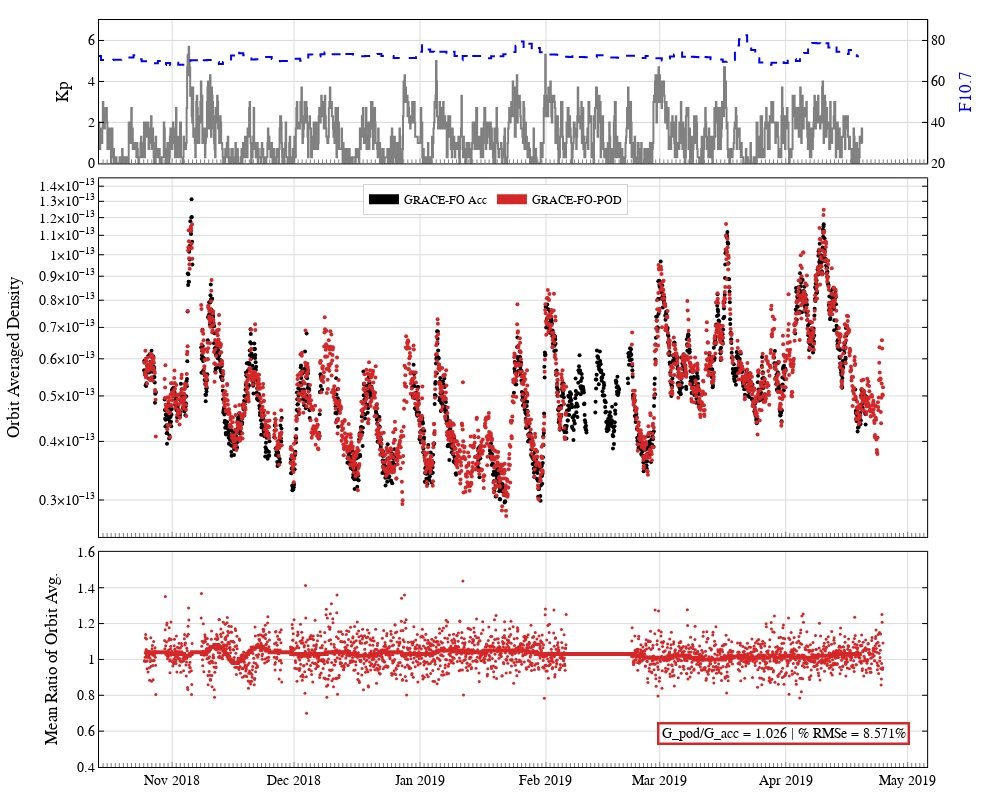

Notebook source saved alongside this figure:
### Code cell
gfopodcolor = "#d62728"
icepodcolor = "#1f77b4"
gfoacccolor = 'black'


# fig = make_subplots(rows=1, cols=1)
fig = make_subplots(rows=3, cols=1, row_heights=[0.2, 0.5, 0.3 ],#],
                    specs=[[{"secondary_y": True}],
                           [{"secondary_y": False}],
#                            [{"secondary_y": False}],
#                            [{"secondary_y": False}],
                           [{"secondary_y": False}]],
                           shared_xaxes=True,
                           vertical_spacing=0.02)

fig.add_trace(go.Scatter(x=solar_fluxes['date'],
                           y=solar_fluxes['f107d_earth'],
                           name= 'F107d_1AU',
                           mode='lines',
                           opacity=1,
                           line = dict(shape = 'hvh',dash='dash', color = 'blue', width=2),
                           showlegend=False),
                           secondary_y=True,row=1, col=1)

fig.add_trace(go.Scatter(x=solar_fluxes['date_3hr'],
                           y=solar_fluxes['kp_expand'],
                           name= 'Kp',
                           mode='lines',
                           opacity=1,
                           line = dict(shape = 'hvh', color = 'grey', width=2),
                           showlegend=False),
                           secondary_y=False,row=1, col=1) 



fig.add_trace(go.Scatter(x= perc_stat['gfo_acc_time'],
                            y=perc_stat['gfo_acc_denorbavg'],
                            name=f'GFO_acc_500km',
                            mode='markers',
                            opacity=1,
                            marker=dict( size=4, color=gfoacccolor),
                            showlegend=False),
                            row=2, col=1)

fig.add_trace(go.Scatter(x=perc_stat['gfo_pod_time'],
                            y=perc_stat['gfo_pod_denorbavg'],
                            name=f'D500_gfo_pod',
                            mode='markers',
                            opacity=1,
                            marker=dict( size=4, color=gfopodcolor),
                            showlegend=False),
                            row=2, col=1)

# fig.add_trace(go.Scatter(x=perc_stat['ice_pod_time'],
#                             y=perc_stat['ice_pod_denorbavg'],
#                             name=f'D500_ice_pod',
#                             mode='markers',
#                             opacity=1,
#                             marker=dict( size=4, color=icepodcolor),
#                             showlegend=False),
#                             row=2, col=1)



fig.add_trace(go.Scatter(x=perc_stat['time_midpoint_GFO'],
                            y=perc_stat['percdiff_GFO_log'],
#                             name=f'D500_icesat2',
                            mode='markers',
                            opacity=1,
                            marker=dict( size=3, color=gfopodcolor),
                            showlegend=False),
                            row=3, col=1)
window_size = 80
i = 0
# Initialize an empty list to store moving averages
moving_averages = []
# Loop through the array to consider
# every window of size 3
while i < len(perc_stat['time_midpoint_GFO']) - window_size + 1:
    # Store elements from i to i+window_size
    # in list to get the current window
    window = perc_stat['percdiff_GFO_log'][i : i + window_size]
    # Calculate the average of current window
    window_average = round(sum(window) / window_size, 2)
    # Store the average of current
    # window in moving average list
    moving_averages.append(window_average)
    # Shift window to right by one position
    i += 1
fig.add_trace(go.Scatter(x=perc_stat['time_midpoint_GFO'],
                            y=moving_averages,
                            opacity=1,
                           line = dict( color =gfopodcolor, width=4),
                            showlegend=False),
                            row=3, col=1)





N = len(perc_stat['ratio_GFO'])
sum_log = 0
sum_log2 = 0
for i in range(N):
    sum_log  += np_log(perc_stat['ratio_GFO'][i])
    sum_log2 += np_log(perc_stat['ratio_GFO'][i])**2
#         np_exp((1/N)*perc_stat['percdiff_log2'])-1 )*100
mean_ratio    = np_exp( (1/N)*sum_log  )
per_rms_diff_log = 100* (np_exp( np.sqrt((1/N)*(sum_log2))  )-1)
print(f"mean_ratio (log):     % {mean_ratio:6.3f}")
print(f"% RMS (log): % {per_rms_diff_log:6.3f}")
fig.add_annotation(
                y= .03,
                x= .92,
                xref="paper", yref="paper",
                showarrow=False,
#                 text=f"G_acc - G_pod = {mean_ratio:05.3f}% | % rms diff = {per_rms_diff_log:05.3f}%", 
                text=f"G_pod/G_acc = {mean_ratio:05.3f} | % RMSe = {per_rms_diff_log:05.3f}%", 
                align = 'left',
                valign = 'bottom',
                bgcolor='white',
                bordercolor=gfopodcolor,
                borderwidth=2.5,
                borderpad=2,
                font=dict(family='Arial',size=14,color="black"),
                )
print(np.mean(perc_stat['percdiff_GFO_log']))



#### FANCY LEGEND ################################################################
modelnames=[]
modelcolors = []
modelnames.append("GRACE-FO Acc")
modelcolors.append("black")
modelnames.append("GRACE-FO-POD")
modelcolors.append('#d62728')
# modelnames.append("ICESat2 POD")
# modelcolors.append('#1f77b4')

df_leg = pd.DataFrame({"starts_colors": modelcolors})
fig.update_traces(showlegend=False).add_traces(
    [   go.Scattergl(name=modelnames[i],
               x=[pd.to_datetime( "181107-000000", format='%y%m%d-%H%M%S')],
               mode='lines',
               line = dict(shape = 'hv',  width=10),
               marker_color=c,
               showlegend=True)
        for i,c in enumerate((df_leg.loc[:,["starts_colors"]].values.ravel()))])
## Legend Control
fig.update_layout(legend=dict(
    yanchor="top",
    y=.78,
    xanchor="center",
    x=.45,
    orientation="h",
        font=dict(family='Arial',size=12,color='black'),
        bgcolor="white",
        bordercolor="darkgrey",
        borderwidth=0.5,)  )
################################################################################

# fig.add_hline(y=0, line = dict(dash='solid', color = 'grey', width=1), row=3, col=1)
# fig.add_hline(y=0, line = dict(dash='solid', color = 'grey', width=1), row=4, col=1)
# fig.add_hline(y=0, line = dict(dash='solid', color = 'grey', width=1), row=5, col=1)

### UPDATE AXES 
fig.update_yaxes(title_text="Kp", 
                 exponentformat= 'power',
                 range=[0,7],
                 secondary_y=False,
                 row=1, col=1)
fig.update_yaxes(title_text="F10.7", 
                 exponentformat= 'power',
                 range=[20,90],
                 secondary_y=True,
                 tickfont=dict(color="blue"),
                 titlefont=dict(color="blue"),
                 row=1, col=1)
################################################################################

### SYLIZE LEGEND 
font_dict=dict(family='Arial',size=14,color='black')
## automate the specification of the axes for subplots
rownum, colnum = fig._get_subplot_rows_columns()
for i in rownum:
    if len(rownum)==1:
        L_ticklabel = False
    else:
        if i < len(rownum):
            L_ticklabel = False
        else:
            L_ticklabel = True
    fig.update_xaxes(### LINE at axis border
                      showline=True,
                      showticklabels=L_ticklabel,
#                       tickformat= '%m/%d',
                      linecolor='black',
                      linewidth=1,
                     ### Major ticks
                      ticks='inside',
                      tickfont=font_dict,
                      mirror=True,
#                       tickwidth=2,
#                       ticklen=9,
                      tickcolor='grey',
#                       tick0="2018-11-9" ,
#                       dtick=86400000.0*1,    # milliseconds in a day, every 7 days
                      #### Minor Ticks
                       minor=dict(
                         dtick=86400000.0, # milliseconds in a day
                         tickwidth=1,
                         ticklen=4,
                         tickcolor='grey',
                         ticks='inside'),
                      ### GRID
                       gridcolor='gainsboro',
                       gridwidth=1,
                       layer='above traces',
                       tickangle=0,
                       row=i, col=1)
    fig.update_yaxes(showline=True,      # add line at x=0
                         showticklabels=True,
                         linecolor='black',  # line color
                         linewidth=1,        # line size
                     ticks='inside',     # ticks outside axis
                     tickfont=font_dict, # tick label font
                     mirror='allticks',  # add ticks to top/right axes
                     tickwidth=1,      # tick width
                     tickcolor='black',  # tick color
                     gridcolor='gainsboro',
                     gridwidth=1,
                     layer='above traces',
                     row=i, col=1)


# fig.update_xaxes(range=[pd.to_datetime( "181101-000000", format='%y%m%d-%H%M%S'),
#                         pd.to_datetime( "181130-000000", format='%y%m%d-%H%M%S')],row=1, col=1)


fig.update_yaxes(title_text="Orbit Averaged Density", 
                 type="log", 
                 exponentformat= 'power',row=2, col=1)
fig.update_yaxes(title_text="Mean Ratio of Orbit Avg.", 
                minor=dict(dtick=10, tickwidth=1,ticklen=4,tickcolor='grey',ticks='inside'),
                 exponentformat= 'power',row=3, col=1,
                    range= [0.4,1.6])
# fig.update_yaxes(title_text="GFO_acc-ICE_pod %d", 
#                 minor=dict(dtick=10, tickwidth=1,ticklen=4,tickcolor='grey',ticks='inside'),
#                  exponentformat= 'power',row=4, col=1)
# fig.update_yaxes(title_text="GFO_pod-ICE_pod %d", 
#                 minor=dict(dtick=10, tickwidth=1,ticklen=4,tickcolor='grey',ticks='inside'),
#                  exponentformat= 'power',row=5, col=1)

fig.update_layout(margin=dict(l=20, r=20, t=20, b=20),)

fig.update_layout(#title=f"ICESat2 {scale_cadence}-hr Scaled Model Rho vs GRACE-FO Rho, Norm 500km",
                  autosize=False,    width=1000,    height=800,
                  legend= {'itemsizing': 'trace'},
                  font=font_dict, plot_bgcolor='white', 
                 )

fig.show(config=config)

pio.write_image(fig, 'plot_GFOacc_v_GVOpod.jpg', scale=5)

### Figure 1 — Plotly figure (JSON) as saved in the notebook; plotly's stock layout.template omitted (floating-point values rounded to 4 significant figures; data arrays with more than 128 entries replaced by an {"elided": "..."} marker saying what was removed)
{"data": [{"line": {"color": "blue", "dash": "dash", "shape": "hvh", "width": 2}, "mode": "lines", "name": "F107d_1AU", "opacity": 1, "showlegend": false, "type": "scatter", "x": {"elided": "187 str values"}, "xaxis": "x", "y": {"elided": "187 float values"}, "yaxis": "y2"}, {"line": {"color": "grey", "shape": "hvh", "width": 2}, "mode": "lines", "name": "Kp", "opacity": 1, "showlegend": false, "type": "scatter", "x": {"elided": "1496 str values"}, "xaxis": "x", "y": {"elided": "1496 float values"}, "yaxis": "y"}, {"marker": {"color": "black", "size": 4}, "mode": "markers", "name": "GFO_acc_500km", "opacity": 1, "showlegend": false, "type": "scatter", "x": {"elided": "2058 str values"}, "xaxis": "x2", "y": {"elided": "2058 float values"}, "yaxis": "y3"}, {"marker": {"color": "#d62728", "size": 4}, "mode": "markers", "name": "D500_gfo_pod", "opacity": 1, "showlegend": false, "type": "scatter", "x": {"elided": "2379 str values"}, "xaxis": "x2", "y": {"elided": "2379 float values"}, "yaxis": "y3"}, {"marker": {"color": "#d62728", "size": 3}, "mode": "markers", "opacity": 1, "showlegend": false, "type": "scatter", "x": {"elided": "2379 str values"}, "xaxis": "x3", "y": {"elided": "2379 float values"}, "yaxis": "y4"}, {"line": {"color": "#d62728", "width": 4}, "opacity": 1, "showlegend": false, "type": "scatter", "x": {"elided": "2379 str values"}, "xaxis": "x3", "y": {"elided": "2300 float values"}, "yaxis": "y4"}, {"line": {"shape": "hv", "width": 10}, "marker": {"color": "black"}, "mode": "lines", "name": "GRACE-FO Acc", "showlegend": true, "type": "scattergl", "x": ["2018-11-07T00:00:00"]}, {"line": {"shape": "hv", "width": 10}, "marker": {"color": "#d62728"}, "mode": "lines", "name": "GRACE-FO-POD", "showlegend": true, "type": "scattergl", "x": ["2018-11-07T00:00:00"]}], "layout": {"annotations": [{"align": "left", "bgcolor": "white", "bordercolor": "#d62728", "borderpad": 2, "borderwidth": 2.5, "font": {"color": "black", "family": "Arial", "size": 14}, "showarrow": false, "text": "G_pod/G_acc = 1.026 | % RMSe = 8.571%", "valign": "bottom", "x": 0.92, "xref": "paper", "y": 0.03, "yref": "paper"}], "autosize": false, "font": {"color": "black", "family": "Arial", "size": 14}, "height": 800, "legend": {"bgcolor": "white", "bordercolor": "darkgrey", "borderwidth": 0.5, "font": {"color": "black", "family": "Arial", "size": 12}, "itemsizing": "trace", "orientation": "h", "x": 0.45, "xanchor": "center", "y": 0.78, "yanchor": "top"}, "margin": {"b": 20, "l": 20, "r": 20, "t": 20}, "plot_bgcolor": "white", "width": 1000, "xaxis": {"anchor": "y", "domain": [0, 0.94], "gridcolor": "gainsboro", "gridwidth": 1, "layer": "above traces", "linecolor": "black", "linewidth": 1, "matches": "x3", "minor": {"dtick": 86400000, "tickcolor": "grey", "ticklen": 4, "ticks": "inside", "tickwidth": 1}, "mirror": true, "showline": true, "showticklabels": false, "tickangle": 0, "tickcolor": "grey", "tickfont": {"color": "black", "family": "Arial", "size": 14}, "ticks": "inside"}, "xaxis2": {"anchor": "y3", "domain": [0, 0.94], "gridcolor": "gainsboro", "gridwidth": 1, "layer": "above traces", "linecolor": "black", "linewidth": 1, "matches": "x3", "minor": {"dtick": 86400000, "tickcolor": "grey", "ticklen": 4, "ticks": "inside", "tickwidth": 1}, "mirror": true, "showline": true, "showticklabels": false, "tickangle": 0, "tickcolor": "grey", "tickfont": {"color": "black", "family": "Arial", "size": 14}, "ticks": "inside"}, "xaxis3": {"anchor": "y4", "domain": [0, 0.94], "gridcolor": "gainsboro", "gridwidth": 1, "layer": "above traces", "linecolor": "black", "linewidth": 1, "minor": {"dtick": 86400000, "tickcolor": "grey", "ticklen": 4, "ticks": "inside", "tickwidth": 1}, "mirror": true, "showline": true, "showticklabels": true, "tickangle": 0, "tickcolor": "grey", "tickfont": {"color": "black", "family": "Arial", "size": 14}, "ticks": "inside"}, "yaxis": {"anchor": "x", "domain": [0.808, 1], "exponentformat": "power", "gridcolor": "gainsboro", "gridwidth": 1, "layer": "above traces", "linecolor": "black", "linewidth": 1, "mirror": "allticks", "range": [0, 7], "showline": true, "showticklabels": true, "tickcolor": "black", "tickfont": {"color": "black", "family": "Arial", "size": 14}, "ticks": "inside", "tickwidth": 1, "title": {"text": "Kp"}}, "yaxis2": {"anchor": "x", "exponentformat": "power", "gridcolor": "gainsboro", "gridwidth": 1, "layer": "above traces", "linecolor": "black", "linewidth": 1, "mirror": "allticks", "overlaying": "y", "range": [20, 90], "showline": true, "showticklabels": true, "side": "right", "tickcolor": "black", "tickfont": {"color": "black", "family": "Arial", "size": 14}, "ticks": "inside", "tickwidth": 1, "title": {"font": {"color": "blue"}, "text": "F10.7"}}, "yaxis3": {"anchor": "x2", "domain": [0.308, 0.788], "exponentformat": "power", "gridcolor": "gainsboro", "gridwidth": 1, "layer": "above traces", "linecolor": "black", "linewidth": 1, "mirror": "allticks", "showline": true, "showticklabels": true, "tickcolor": "black", "tickfont": {"color": "black", "family": "Arial", "size": 14}, "ticks": "inside", "tickwidth": 1, "title": {"text": "Orbit Averaged Density"}, "type": "log"}, "yaxis4": {"anchor": "x3", "domain": [0, 0.288], "exponentformat": "power", "gridcolor": "gainsboro", "gridwidth": 1, "layer": "above traces", "linecolor": "black", "linewidth": 1, "minor": {"dtick": 10, "tickcolor": "grey", "ticklen": 4, "ticks": "inside", "tickwidth": 1}, "mirror": "allticks", "range": [0.4, 1.6], "showline": true, "showticklabels": true, "tickcolor": "black", "tickfont": {"color": "black", "family": "Arial", "size": 14}, "ticks": "inside", "tickwidth": 1, "title": {"text": "Mean Ratio of Orbit Avg."}}}}
